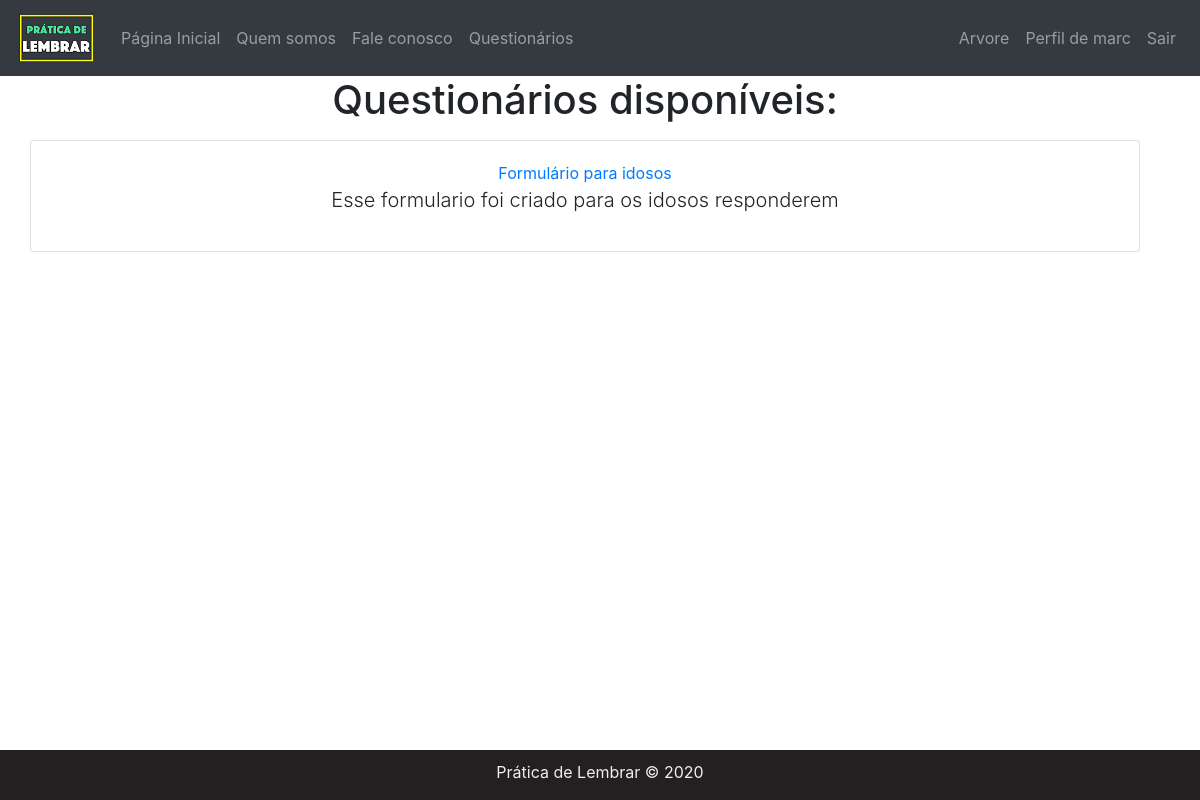
Page /forms/ (signed in) on the committed database.
### blog/models.py (models this page shows, shortened)
class Formulario(models.Model):
    nome = models.CharField('Nome do formulário', max_length=120, blank=False)
    descricao = models.CharField('Descricao', max_length=120, blank=True, null=True)
    data_inicial = models.DateField('Data de Início', auto_now=False, auto_now_add=False, null=True)
    data_final = models.DateField('Data Final', auto_now=False, auto_now_add=False, null=True)
    perguntas = models.ManyToManyField(Pergunta, blank=True)

### blog/views.py (the view)
# urls.py: path('forms/', views.forms, name='forms'),
@login_required
def forms(request):
    usuario_logado = request.user                                   #user logado
    usuario_logado = usuario_logado.usuario                         #usuario logado
    perfil = usuario_logado.perfil_especifico                       #perfil do usuario logado
    forms_disponiveis = perfil.formularios.order_by('-data_inicial')  #formularios do perfil
    forms_respondidos = usuario_logado.formularios.all()
    if len(forms_disponiveis) == len(forms_respondidos):
        return render(request, 'blog/forms_respondidos.html', {})
    elif len(forms_disponiveis) < len(forms_respondidos):
        return HttpResponse('<h1 style="color:red">ERRO: Mais formulários respondidos do que disponíveis<h1>')
    if usuario_logado.form_atual:
        ultima_perg = len(usuario_logado.alternativas.all())
    else:
        ultima_perg = None
    context = {
    'forms_disponiveis' : forms_disponiveis,
    'forms_respondidos' : forms_respondidos,
    'ultima_perg' : ultima_perg
    }
    return render(request, 'blog/forms.html', context)

### templates/blog/forms.html
{% extends 'base.html' %}
{% block content %}
    {% if user.usuario.form_atual %}
    <div class="container mt-4" style="width:600px;">
    <div class="card mb-3 mt-4">
        <div class="card-body">
            <h1 class="lead">Parece que você já está respondendo a um questionário.</h1>
            <p>Deseja voltar a respondê-lo?</p>
        </div>
        <div><a  href="{% url 'blog:pergunta' user.usuario.form_atual.id ultima_perg%}" class="btn btn-primary btn-lg  ml-4 mb-4">Responder</a></div>
    </div>
    </div>
    {% else %}
        <h1 class="text-center mb-3">Questionários disponíveis:</h1>
        {% if forms_disponiveis %}
            {% for formulario in forms_disponiveis %}
                {% if formulario in forms_respondidos %}
                {% else %}
                <div class="card mb-3 text-center">
                    <div class="card-body">
                        <a href="{% url 'blog:formulario' formulario.id %}">{{ formulario.nome }}</a>
                        <p class="lead">{{ formulario.descricao }}</p>
                    </div>
                </div>
                {% endif %}
            {% endfor %}
        {% else %}
            <p>Nenhum formulário disponível</p>
        {% endif %}
    {% endif %}
{% endblock %}

### templates/navbar.html (shortened to what this page needs)
{% load static %}
<div style="background-color: #343a40;">
<div style="max-width: 1200px;margin:auto; background-color: #343a40;">
<nav class="navbar navbar-expand-lg navbar-dark bg-dark" >
    <a class="navbar-brand" href="/" >
        <img src= "{% static 'media/pratica_de_lembrar_mod.png' %}" width="81" height="50" alt="Prática de Lembrar">
    </a>
    <div class="collapse navbar-collapse" id="navbarNav">
        <div class="navbar-nav mr-auto">
            <a class="nav-item nav-link" href="{% url 'blog:home' %}">Página Inicial</a>
            <a class="nav-item nav-link" href="{% url 'blog:about' %}">Quem somos</a>
            <a class="nav-item nav-link" href="{% url 'blog:contact' %}">Fale conosco</a>
            {% if user.is_authenticated %}
                <a class="nav-item nav-link" href="{% url 'blog:forms' %}">Questionários</a>
            {% endif %}
        </div>
        <div class="navbar-nav">
        {% if not user.is_authenticated %}
        <a class="nav-item nav-link" href="{% url 'account:register' %}">Registrar</a>
          <a class="nav-item nav-link" href="{% url 'account:login' %}">Entrar</a>
        {% else %}
        <a class="nav-item nav-link" href="{% url 'blog:arvore'%}">Arvore</a>
          <a class="nav-item nav-link" href="{% url 'account:perfilVisualizar' %}">Perfil de {{user.username}}</a>
          <a class="nav-item nav-link" href="{% url 'account:logout' %}">Sair</a>
        </div>
        {% endif %}
    </div>
  </nav>
</div>
</div>

### assets/css/style.css (style rules this page uses)
html { scroll-behavior: smooth; height: 100%; box-sizing: border-box; }
body { margin: 0; padding: 0; background-color: #eee; color: #241f20; font-family: sans-serif, helvetica; position:relative; min-height: 100vh; }
a { text-decoration: none; }

### rows in the picture
Formulario: nome "Formulário para idosos", descricao "Esse formulario foi criado para os idosos responderem"

### other values in the picture
{{ user.username }} "marc"
